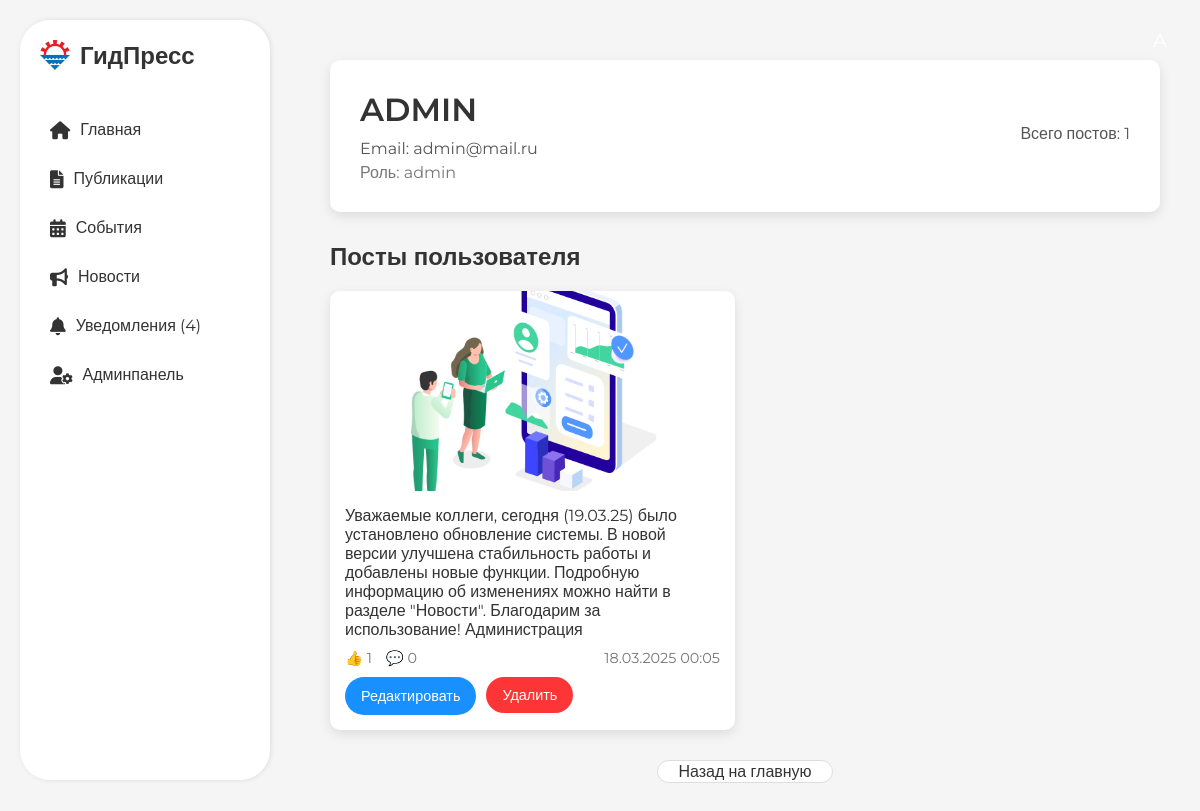
The page /profile (signed in) on the database its author committed.
### application/models.py (models this page shows, shortened)
class User(db.Model, UserMixin):
    id = db.Column(db.Integer, primary_key=True)
    username = db.Column(db.String(150), unique=True, nullable=False)
    email = db.Column(db.String(150), unique=True, nullable=False)
    password_hash = db.Column(db.String(128), nullable=False)
    role = db.Column(db.String(128), default='user')
    is_blocked = db.Column(db.Boolean, default=False)
    failed_login_attempts = db.Column(db.Integer, default=0)
    last_failed_login = db.Column(db.DateTime)
    posts = db.relationship('Post', backref='author', lazy=True)
    likes = db.relationship('Like', backref='user', lazy=True)
    comments = db.relationship('Comment', backref='user', lazy=True)
    email_notifications = db.Column(db.Boolean, default=True)  # Флаг для email уведомлений

class Post(db.Model):
    id = db.Column(db.Integer, primary_key=True)
    user_id = db.Column(db.Integer, db.ForeignKey('user.id'), nullable=False)
    content_text = db.Column(db.Text, nullable=True)
    file_path = db.Column(db.String(255), nullable=True)
    file_type = db.Column(db.String(10), nullable=False)  # 'image', 'video', or 'none'
    created_at = db.Column(db.DateTime, default=datetime.now)
    updated_at = db.Column(db.DateTime, default=datetime.now, onupdate=datetime.now)
    is_active = db.Column(db.Boolean, default=True)
    likes = db.relationship('Like', backref='post', lazy=True)
    comments = db.relationship('Comment', backref='post', lazy=True)

### application/views/auth.py (the view)
@auth_bp.route('/profile', methods=['GET'])
@login_required
def profile():
    if not current_user.is_authenticated:
        return redirect(url_for('auth.login'))
    user = User.query.get_or_404(current_user.id)
    posts = Post.query.filter_by(user_id=user.id).all()
    return render_template('profile.html', user=user, posts=posts)

### application/views/auth.py (called while the page is built)
@login_manager.user_loader
def load_user(user_id):
    return User.query.get(int(user_id))

### application/templates/profile.html (shortened to what this page needs)
{% extends 'base.html' %}
{% block content %}
<div class="home-container" style="
    max-width: 1200px;
    margin: 0 auto;
    padding: 40px 20px;
">
    <div class="profile-header" style="
        background-color: #fff;
        border-radius: 10px;
        padding: 30px;
        margin-bottom: 30px;
        box-shadow: 0 4px 12px rgba(0, 0, 0, 0.1);
    ">
        <div style="display: flex; justify-content: space-between; align-items: center;">
            <div>
                <h1 style="margin: 0 0 10px 0; color: #333; font-weight: 600;">{{ user.username|upper }}</h1>
                <p style="margin: 0; color: #555;">Email: {{ user.email }}</p>
                <p style="margin: 5px 0 0 0; color: #777;">Роль: {{ user.role }}</p>
            </div>
            <div style="text-align: right;">
                <p style="margin: 0 0 5px 0; color: #555;">Всего постов: {{ posts|length }}</p>
            </div>
        </div>
    </div>
    <h2 style="color: #333; margin-bottom: 20px; font-weight: 600;">Посты пользователя</h2>
    <div class="posts-grid" style="
        display: grid;
        grid-template-columns: repeat(auto-fill, minmax(300px, 1fr));
        gap: 20px;
        margin-bottom: 30px;
    ">
        {% for post in posts %}
        <div class="post-card" style="
            background-color: #fff;
            border-radius: 10px;
            overflow: hidden;
            transition: transform 0.3s ease, box-shadow 0.3s ease;
            box-shadow: 0 4px 12px rgba(0, 0, 0, 0.1);
        ">
            {% if post.file_path %}
            <div class="media-container" style="
                width: 100%;
                height: 200px;
                overflow: hidden;
            ">
                {% if post.file_type == 'image' %}
                <img src="{{ url_for('static', filename='uploads/' + post.file_path) }}"
                     alt="Post Image"
                     style="width: 100%; height: 100%; object-fit: cover;">
                {% elif post.file_type == 'video' %}
                <video controls style="width: 100%; height: 100%; object-fit: cover;">
                    <source src="{{ url_for('static', filename='uploads/' + post.file_path) }}" type="video/mp4">
                    Ваш браузер не поддерживает видео.
                </video>
                {% elif post.file_type == 'audio' %}
                <audio controls style="width: 100%; height: 100%; object-fit: cover;">
                    <source src="{{ url_for('static', filename='uploads/' + post.file_path) }}" type="audio/mpeg">
                    Ваш браузер не поддерживает аудио.
                </audio>
                {% endif %}
            </div>
            {% endif %}
            <div class="post-content" style="padding: 15px;">
                <p style="color: #333; margin: 0 0 10px 0;">{{ post.content_text }}</p>
                <div style="display: flex; justify-content: space-between; align-items: center; color: #777; font-size: 0.9em;">
                    <div>
                        <span>👍 {{ post.likes|length }}</span>
                        <span style="margin-left: 10px;">💬 {{ post.comments|length }}</span>
                    </div>
                    <span>{{ post.created_at.strftime('%d.%m.%Y %H:%M') }}</span>
                </div>
                {% if current_user.is_authenticated and (current_user.id == post.user_id or current_user.role == 'moderator') %}
                <div style="margin-top: 10px; display: flex; gap: 10px;">
                    <a href="{{ url_for('posts.edit_post', post_id=post.id) }}"
                       class="ant-btn ant-btn-link"
                       style="
                           padding: 1px 16px;
                           border-radius: 50px;
                           background-color: #1890ff;
                           color: #fff;
                           text-decoration: none;
                           font-size: 0.9rem;
                           font-weight: 500;
                           transition: background-color 0.3s;
                           display: inline-flex;
                           align-items: center;
                           justify-content: center;
                           height: 36px; /* Фиксированная высота */
                       ">
                        Редактировать
                    </a>
                    <form action="{{ url_for('posts.delete_post', post_id=post.id) }}" method="POST" style="display:inline;">
                        <button type="submit"
                                class="ant-btn ant-btn-danger"
                                style="
                                    padding: 8px 16px;
                                    border-radius: 50px;
                                    background-color: #FD3536;
                                    color: #fff;
                                    font-size: 0.9rem;
                                    font-weight: 500;
                                    border: none;
                                    cursor: pointer;
                                    transition: background-color 0.3s;
                                    display: inline-flex;
                                    align-items: center;
                                    justify-content: center;
                                    height: 36px; /* Фиксированная высота */
                                ">
                            Удалить
                        </button>
                    </form>
                </div>
                {% endif %}
            </div>
        </div>
        {% else %}
        <div style="grid-column: 1 / -1; text-align: center; color: #555; padding: 20px;">
            <p>Нет доступных постов.</p>
        </div>
        {% endfor %}
    </div>
    <div style="text-align: center;">
        <a href="{{ url_for('index') }}"
           class="ant-btn ant-btn-default"
           style="
               padding: 1px 20px;
               border-radius: 50px;
               background-color: #fff;
               border: 1px solid #ddd;
               color: #333;
               font-size: 1rem;
               font-weight: 500;
               text-decoration: none;
               transition: background-color 0.3s, border-color 0.3s;
               display: inline-flex;
               align-items: center;
               justify-content: center;
           ">
            Назад на главную
        </a>
    </div>
</div>
{% endblock %}

### rows shown on the page
User: username "ADMIN", email "admin@mail.ru", role "admin"
Post: file_path (picture), content_text "Уважаемые коллеги, сегодня (19.03.25) было установлено обновление системы. В новой версии улучшена стабильность работы и добавлены новые функции. Подробную информацию об изменениях можно найти в разделе \"Новости\". Благодарим за использование! Администрация", likes|length "1", comments|length "0", created_at "18.03.2025 00:05"

### other values the page prints
{{ '(' }} "("
{{ ')' }} ")"
{{ posts|length }} "1"
